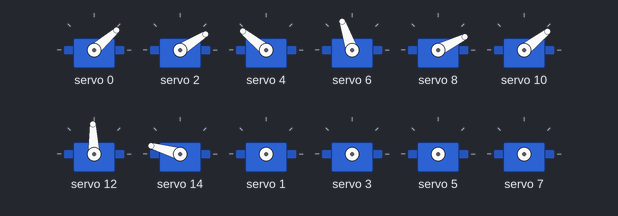
The sketch below on a simulated Arduino Uno, built with avr-gcc and run on an emulated ATmega328P. On the bench: 12 × servo.

Above: at 0.05 s.
At 2.05 s:
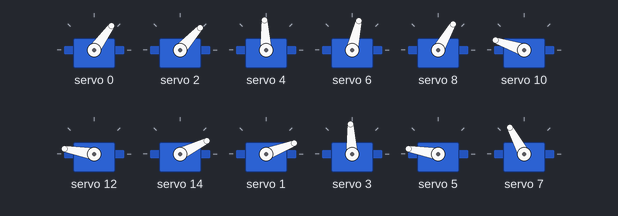
At 4.0 s:
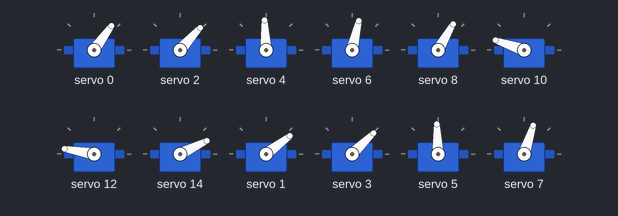
Timing chart, 0 to 5.2 s (numbered marks = the images above):
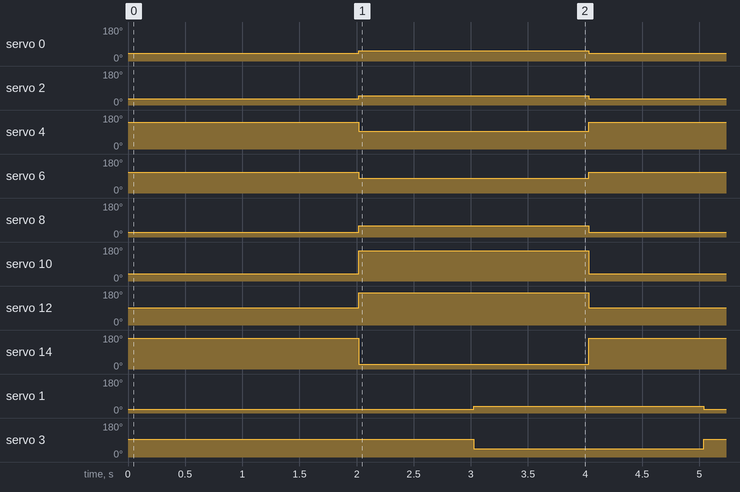

Measured:
- by itself, servo 0: alternates 54° for 2.0 s and 41° for 2.0 s
- by itself, servo 2: alternates 48° for 2.0 s and 32° for 2.0 s
- by itself, servo 4: alternates 141° for 2.0 s and 93° for 2.0 s
- by itself, servo 6: alternates 109° for 2.0 s and 77° for 2.0 s
- by itself, servo 8: alternates 60° for 2.0 s and 26° for 2.0 s
- by itself, servo 10: alternates 161° for 2.0 s and 38° for 2.0 s
- by itself, servo 12, servo 5: alternates 170° for 2.0 s and 92° for 2.0 s
- by itself, servo 14: alternates 164° for 2.0 s and 26° for 2.0 s

The sketch:

DifferentServos.ino
```cpp
/****************************************************************************************
Different Servos

  Para controlar servos que tienen trabajan con diferente ancho de pulso, podemos mover cada servo a un ángulo de 0 a 180 grados

 Conexiones:
  ------------------------------------------------------------------------
  PCA9685  -> Arduino Uno,Nano,Mini | Arduino Mega,DUE | Arduino Leonardo
  ------------------------------------------------------------------------
  GND      ->   GND                 |   GND            |   GND
  OE       ->   GND                 |   GND            |   GND
  SCL      ->   A5                  |   21             |   3
  SDA      ->   A4                  |   20             |   2
  VCC      ->   5V                  |   5V             |   5V
  +V       ->    NC                  |   NC             |   NC
  ------------------------------------------------------------------------
  *No se puede cambiar de pines, los pines indicados son para la comunicación I2C
   y son los pines SDA y SCL de cada placa respectivamente

 Dirección del módulo I2C:
  Por defecto 0x40 (01000000) o establecer por hardware : 0|1|A5|A4|A3|A2|A1|A0

 Ejemplo desarrollado por Naylamp Mechatronics bajo licencia MIT (puede copiar, modificar, integrar o redistribuir)

 Última modificación el 28/08/2020

 Requiere librería: https://github.com/adafruit/Adafruit-PWM-Servo-Driver-Library

 Más información en:
   -https://naylampmechatronics.com/blog/41_Tutorial-M%C3%B3dulo-Controlador-de-servos-PCA9685.html
   -https://github.com/naylampmechatronics/Ejemplos_driverPCA9685

**************************************************************************************************/
#include <Wire.h>
#include <Adafruit_PWMServoDriver.h>

Adafruit_PWMServoDriver servos = Adafruit_PWMServoDriver(0x40);

// anchos de pulso en cuentas para posición 0° y 180°
unsigned int pos0[16]=  {172,172,172,246,246,172,246,200,200,150,160,172,172,172,200,246};
unsigned int pos180[16]={565,256,256,492,492,565,492,550,550,600,590,565,565,565,550,492};

void setup() {
  servos.begin();
  servos.setPWMFreq(60); //Frecuencia PWM de 60Hz o T=16,66ms
}

void setServo(uint8_t n_servo, int angulo) {
  int duty;
  duty=map(angulo,0,180,pos0[n_servo], pos180[n_servo]);
  servos.setPWM(n_servo, 0, duty);
}

void loop() {

    setServo(0,30); //Mover servo 0 a un ángulo 30°
    setServo(2,90);
    setServo(4,180);
    setServo(6,120);
    setServo(8,0);
    setServo(10,30);
    setServo(12,90);
    setServo(14,180);
    delay(1000);
    setServo(1,30);
    setServo(3,90);
    setServo(5,180);
    setServo(7,120);
    setServo(9,30);
    setServo(11,90);
    setServo(13,180);
    setServo(15,120);
    delay(1000);
    setServo(0,45);
    setServo(2,180);
    setServo(4,90);
    setServo(6,60);
    setServo(8,45);
    setServo(10,160);
    setServo(12,180);
    setServo(14,0);
    delay(1000);
    setServo(1,120);
    setServo(3,0);
    setServo(5,90);
    setServo(7,60);
    setServo(9,120);
    setServo(11,180);
    setServo(13,0);
    setServo(15,90);
    delay(1000);

}
```
